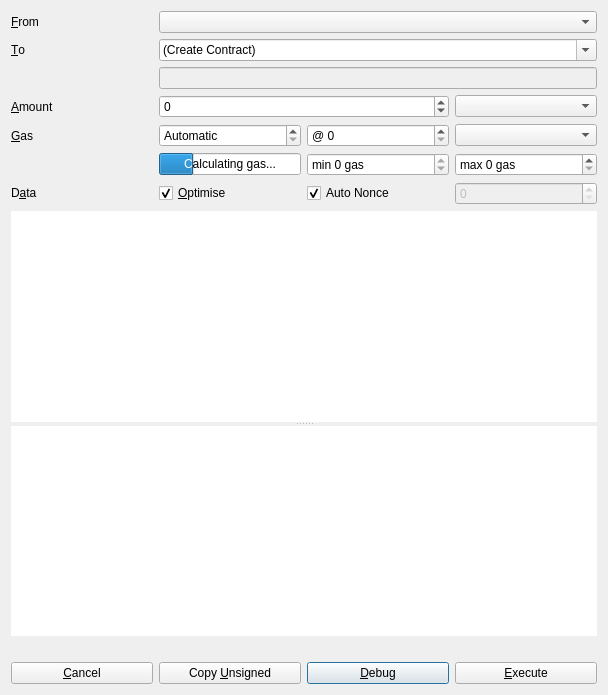
<?xml version="1.0" encoding="UTF-8"?>
<ui version="4.0">
 <class>TransactDialog</class>
 <widget class="QDialog" name="TransactDialog">
  <property name="geometry">
   <rect>
    <x>0</x>
    <y>0</y>
    <width>608</width>
    <height>695</height>
   </rect>
  </property>
  <property name="windowTitle">
   <string>Transact</string>
  </property>
  <layout class="QGridLayout" name="gridLayout">
   <item row="10" column="2">
    <widget class="QPushButton" name="debug">
     <property name="text">
      <string>&amp;Debug</string>
     </property>
    </widget>
   </item>
   <item row="4" column="1">
    <widget class="QSpinBox" name="gas">
     <property name="specialValueText">
      <string>Automatic</string>
     </property>
     <property name="suffix">
      <string> gas</string>
     </property>
     <property name="minimum">
      <number>-1</number>
     </property>
     <property name="maximum">
      <number>430000000</number>
     </property>
     <property name="value">
      <number>-1</number>
     </property>
    </widget>
   </item>
   <item row="3" column="3">
    <widget class="QComboBox" name="valueUnits"/>
   </item>
   <item row="4" column="3">
    <widget class="QComboBox" name="gasPriceUnits"/>
   </item>
   <item row="2" column="1" colspan="3">
    <widget class="QLineEdit" name="calculatedName">
     <property name="enabled">
      <bool>false</bool>
     </property>
     <property name="readOnly">
      <bool>true</bool>
     </property>
     <property name="placeholderText">
      <string/>
     </property>
    </widget>
   </item>
   <item row="7" column="1">
    <widget class="QCheckBox" name="optimize">
     <property name="text">
      <string>&amp;Optimise</string>
     </property>
     <property name="checked">
      <bool>true</bool>
     </property>
    </widget>
   </item>
   <item row="10" column="3">
    <widget class="QPushButton" name="send">
     <property name="text">
      <string>&amp;Execute</string>
     </property>
     <property name="default">
      <bool>false</bool>
     </property>
    </widget>
   </item>
   <item row="7" column="3">
    <widget class="QSpinBox" name="nonce">
     <property name="enabled">
      <bool>false</bool>
     </property>
    </widget>
   </item>
   <item row="8" column="0" colspan="4">
    <widget class="QSplitter" name="splitter_5">
     <property name="orientation">
      <enum>Qt::Vertical</enum>
     </property>
     <widget class="QPlainTextEdit" name="data">
      <property name="frameShape">
       <enum>QFrame::NoFrame</enum>
      </property>
      <property name="lineWidth">
       <number>0</number>
      </property>
     </widget>
     <widget class="QTextEdit" name="code">
      <property name="focusPolicy">
       <enum>Qt::ClickFocus</enum>
      </property>
      <property name="frameShape">
       <enum>QFrame::NoFrame</enum>
      </property>
      <property name="lineWidth">
       <number>0</number>
      </property>
      <property name="readOnly">
       <bool>true</bool>
      </property>
     </widget>
    </widget>
   </item>
   <item row="3" column="1" colspan="2">
    <widget class="QSpinBox" name="value">
     <property name="specialValueText">
      <string>All</string>
     </property>
     <property name="suffix">
      <string/>
     </property>
     <property name="minimum">
      <number>-1</number>
     </property>
     <property name="maximum">
      <number>430000000</number>
     </property>
     <property name="value">
      <number>0</number>
     </property>
    </widget>
   </item>
   <item row="10" column="1">
    <widget class="QPushButton" name="copyUnsigned">
     <property name="text">
      <string>Copy &amp;Unsigned</string>
     </property>
    </widget>
   </item>
   <item row="0" column="1" colspan="3">
    <widget class="QComboBox" name="from"/>
   </item>
   <item row="4" column="0">
    <widget class="QLabel" name="label_6">
     <property name="text">
      <string>&amp;Gas</string>
     </property>
     <property name="buddy">
      <cstring>gas</cstring>
     </property>
    </widget>
   </item>
   <item row="1" column="0">
    <widget class="QLabel" name="label5">
     <property name="sizePolicy">
      <sizepolicy hsizetype="Preferred" vsizetype="Preferred">
       <horstretch>0</horstretch>
       <verstretch>0</verstretch>
      </sizepolicy>
     </property>
     <property name="text">
      <string>&amp;To</string>
     </property>
     <property name="buddy">
      <cstring>destination</cstring>
     </property>
    </widget>
   </item>
   <item row="10" column="0">
    <widget class="QPushButton" name="cancel">
     <property name="text">
      <string>&amp;Cancel</string>
     </property>
     <property name="shortcut">
      <string>Esc</string>
     </property>
    </widget>
   </item>
   <item row="7" column="2">
    <widget class="QCheckBox" name="autoNonce">
     <property name="text">
      <string>Auto Nonce</string>
     </property>
     <property name="checked">
      <bool>true</bool>
     </property>
     <property name="autoRepeat">
      <bool>false</bool>
     </property>
    </widget>
   </item>
   <item row="1" column="1" colspan="3">
    <widget class="QComboBox" name="destination">
     <property name="editable">
      <bool>true</bool>
     </property>
     <item>
      <property name="text">
       <string>(Create Contract)</string>
      </property>
     </item>
    </widget>
   </item>
   <item row="9" column="0" colspan="4">
    <widget class="QLabel" name="total">
     <property name="sizePolicy">
      <sizepolicy hsizetype="MinimumExpanding" vsizetype="Preferred">
       <horstretch>0</horstretch>
       <verstretch>0</verstretch>
      </sizepolicy>
     </property>
     <property name="text">
      <string/>
     </property>
    </widget>
   </item>
   <item row="3" column="0">
    <widget class="QLabel" name="label5_2">
     <property name="text">
      <string>&amp;Amount</string>
     </property>
     <property name="buddy">
      <cstring>value</cstring>
     </property>
    </widget>
   </item>
   <item row="7" column="0">
    <widget class="QLabel" name="label_2">
     <property name="sizePolicy">
      <sizepolicy hsizetype="Preferred" vsizetype="Maximum">
       <horstretch>0</horstretch>
       <verstretch>0</verstretch>
      </sizepolicy>
     </property>
     <property name="text">
      <string>D&amp;ata</string>
     </property>
     <property name="alignment">
      <set>Qt::AlignLeading|Qt::AlignLeft|Qt::AlignVCenter</set>
     </property>
     <property name="buddy">
      <cstring>data</cstring>
     </property>
    </widget>
   </item>
   <item row="0" column="0">
    <widget class="QLabel" name="label">
     <property name="text">
      <string>&amp;From</string>
     </property>
     <property name="buddy">
      <cstring>from</cstring>
     </property>
    </widget>
   </item>
   <item row="4" column="2">
    <widget class="QSpinBox" name="gasPrice">
     <property name="prefix">
      <string>@ </string>
     </property>
     <property name="minimum">
      <number>0</number>
     </property>
     <property name="maximum">
      <number>430000000</number>
     </property>
    </widget>
   </item>
   <item row="5" column="3">
    <widget class="QSpinBox" name="maxGas">
     <property name="suffix">
      <string> gas</string>
     </property>
     <property name="prefix">
      <string>max </string>
     </property>
     <property name="maximum">
      <number>450000000</number>
     </property>
    </widget>
   </item>
   <item row="5" column="2">
    <widget class="QSpinBox" name="minGas">
     <property name="readOnly">
      <bool>true</bool>
     </property>
     <property name="suffix">
      <string> gas</string>
     </property>
     <property name="prefix">
      <string>min </string>
     </property>
     <property name="minimum">
      <number>0</number>
     </property>
     <property name="maximum">
      <number>450000000</number>
     </property>
    </widget>
   </item>
   <item row="5" column="1">
    <widget class="QProgressBar" name="progressGas">
     <property name="sizePolicy">
      <sizepolicy hsizetype="Minimum" vsizetype="Fixed">
       <horstretch>0</horstretch>
       <verstretch>0</verstretch>
      </sizepolicy>
     </property>
     <property name="value">
      <number>24</number>
     </property>
     <property name="format">
      <string>Calculating gas...</string>
     </property>
    </widget>
   </item>
  </layout>
 </widget>
 <resources/>
 <connections>
  <connection>
   <sender>autoNonce</sender>
   <signal>toggled(bool)</signal>
   <receiver>nonce</receiver>
   <slot>setDisabled(bool)</slot>
   <hints>
    <hint type="sourcelabel">
     <x>374</x>
     <y>196</y>
    </hint>
    <hint type="destinationlabel">
     <x>451</x>
     <y>190</y>
    </hint>
   </hints>
  </connection>
 </connections>
</ui>
